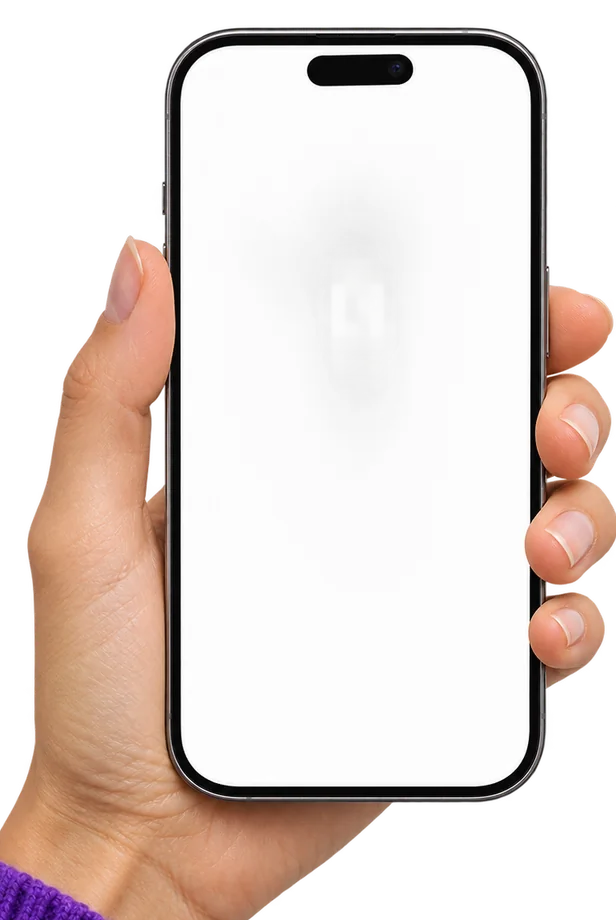
#> input picture src/components/landing/assets/mano-telefono.webp, 616 x 920 px, given in place of 01_cover_reference.png, which was not available
$ python build-template-assets.py ../src/components/landing/assets
#> lines starting #> are read from the running program, lines starting #| are printed output that depends on the picture
"""Builds the template photos shipped with the app from the design packages.

Usage: python3 scripts/build-template-assets.py /path/to/tpl
Writes WebP for the web preview (public/templates) and JPEG for the PDF (src/server/pdf/photos),
already cropped to the frame each template uses, so both renderers only need object-fit: cover.
"""
import os
import sys
from PIL import Image, ImageFile

ImageFile.LOAD_TRUNCATED_IMAGES = False
SRC = sys.argv[1] if len(sys.argv) > 1 else "/workspace/tpl"
ROOT = os.path.dirname(os.path.dirname(os.path.abspath(__file__)))
WEB = os.path.join(ROOT, "public", "templates")
PDF = os.path.join(ROOT, "src", "server", "pdf", "photos")

# (template, option, slot, source, aspect w/h, vertical anchor 0..1, horizontal anchor, pdf width px, web width px)
CE = "Corporate Executive/assets/covers"
EA = "Editorial Atelier/assets/photo_options/Editorial_Atelier_Immagini_HD"
SE = "Studio Editorial/assets"
BI = "Bold Impact/assets/covers"
JOBS = [
    ("corporate", "facciata", "cover", f"{CE}/Corporate_Executive_Covers_HD/01_cover_reference.png", 210 / 160, 1.0, 0.5, 1654, 1100),
    # The HD export of 02 arrived truncated: the original 1055 px render stands in for it.
    ("corporate", "ufficio", "cover", f"{CE}/Ufficio dirigenziale moderno al tramonto-1.png", 210 / 160, 0.75, 0.5, 1654, 1100),
    ("corporate", "boardroom", "cover", f"{CE}/Corporate_Executive_Covers_HD/03_boardroom.png", 210 / 160, 0.72, 0.5, 1654, 1100),
    ("corporate", "architettura", "cover", f"{CE}/Corporate_Executive_Covers_HD/04_corporate_architecture.png", 210 / 160, 0.6, 0.5, 1654, 1100),
    ("editorial", "villa", "cover", f"{EA}/01_reference_fedele/cover_villa.png", 210 / 231, 0.55, 0.5, 1654, 1100),
    ("editorial", "villa", "interior", f"{EA}/01_reference_fedele/interior_vaso.png", 1.26, 0.6, 0.5, 1200, 900),
    ("editorial", "arco", "cover", f"{EA}/02_alternativa_1/cover.png", 210 / 231, 0.5, 0.5, 1654, 1100),
    ("editorial", "arco", "interior", f"{EA}/02_alternativa_1/interior.png", 1.26, 0.6, 0.5, 1200, 900),
    ("editorial", "soggiorno", "cover", f"{EA}/03_alternativa_2/cover.png", 210 / 231, 0.5, 0.5, 1654, 1100),
    ("editorial", "soggiorno", "interior", f"{EA}/03_alternativa_2/interior.png", 1.26, 0.6, 0.5, 1200, 900),
    ("editorial", "salotto", "cover", f"{EA}/04_alternativa_3/cover.png", 210 / 231, 0.5, 0.5, 1654, 1100),
    ("editorial", "salotto", "interior", f"{EA}/04_alternativa_3/interior.png", 1.26, 0.6, 0.5, 1200, 900),
    ("studio", "archi", "cover", f"{SE}/cover_original_reference_crop.png", 210 / 117, 0.5, 0.5, 1654, 1100),
    ("studio", "blu", "cover", f"{SE}/cover_variant_1.png", 210 / 117, 1.0, 0.5, 1654, 1100),
    ("studio", "terracotta", "cover", f"{SE}/cover_variant_2.png", 210 / 117, 1.0, 0.5, 1654, 1100),
    ("studio", "salvia", "cover", f"{SE}/cover_variant_3.png", 210 / 117, 1.0, 0.5, 1654, 1100),
    ("bold", "aurora", "cover", f"{BI}/cover_abstract_01.png", 210 / 297, 0.5, 0.5, 1240, 900),
    ("bold", "eclissi", "cover", f"{BI}/cover_abstract_02.png", 210 / 297, 0.5, 0.5, 1240, 900),
    ("bold", "orizzonte", "cover", f"{BI}/cover_abstract_03.png", 210 / 297, 0.5, 0.5, 1240, 900),
]


def crop(image: Image.Image, aspect: float, vy: float, vx: float) -> Image.Image:
    w, h = image.size
    if w / h > aspect:
        nw = round(h * aspect)
        x = round((w - nw) * vx)
        return image.crop((x, 0, x + nw, h))
    nh = round(w / aspect)
    y = round((h - nh) * vy)
    return image.crop((0, y, w, y + nh))


def fit(image: Image.Image, width: int) -> Image.Image:
    if image.width <= width:
        return image
    return image.resize((width, round(image.height * width / image.width)), Image.LANCZOS)


for key, option, slot, source, aspect, vy, vx, pdf_w, web_w in JOBS:
    image = Image.open(os.path.join(SRC, source)).convert("RGB")
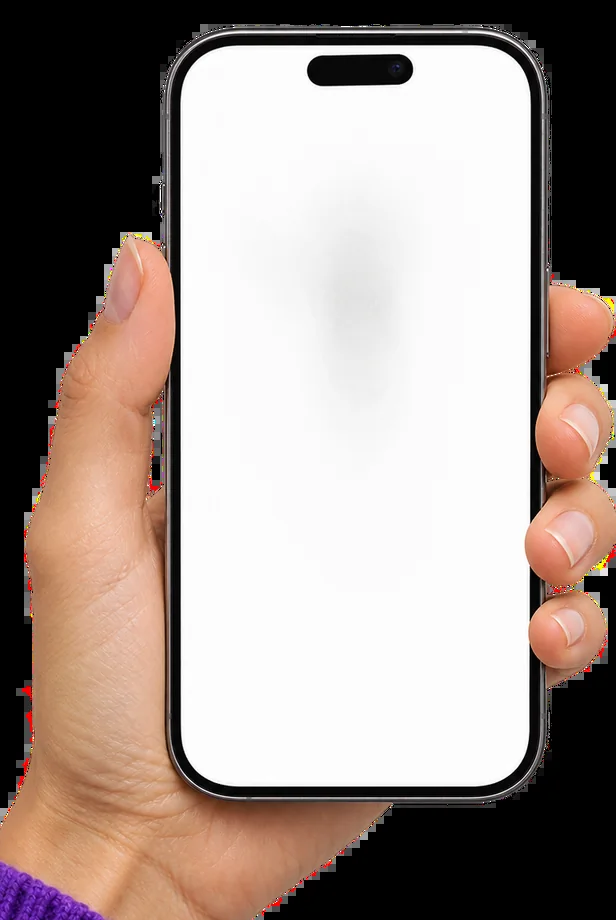
#> image: PIL image 616x920 RGB; mean R, G, B 162.9, 149.4, 143.2
    framed = crop(image, aspect, vy, vx)
#> in crop, `return image.crop((0, y, w, y + nh))`:
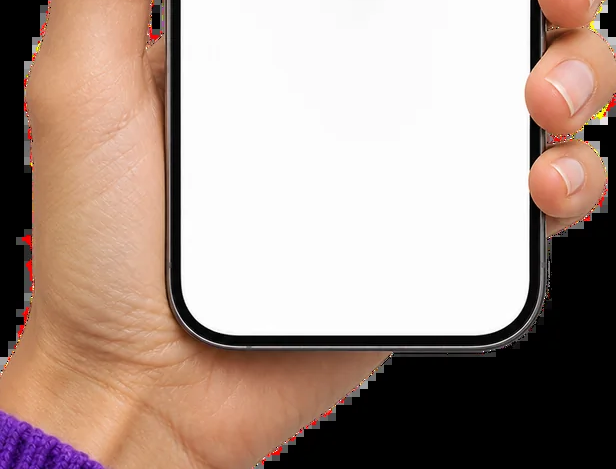
#> returned value: PIL image 616x469 RGB; mean R, G, B 174, 154.3, 145
    os.makedirs(os.path.join(WEB, key), exist_ok=True)
    os.makedirs(os.path.join(PDF, key), exist_ok=True)
    fit(framed, pdf_w).save(os.path.join(PDF, key, f"{option}-{slot}.jpg"), "JPEG", quality=82, optimize=True, progressive=True)
    fit(framed, web_w).save(os.path.join(WEB, key, f"{option}-{slot}.webp"), "WEBP", quality=78, method=6)
    if slot == "cover":
        fit(framed, 320).save(os.path.join(WEB, key, f"{option}-thumb.webp"), "WEBP", quality=72, method=6)
    print(key, option, slot, framed.size)
#| corporate facciata cover (616, 469)
#> pass 2 of the loop `for key, option, slot, source, aspect, vy, vx, pdf_w, web_w in JOBS:`:
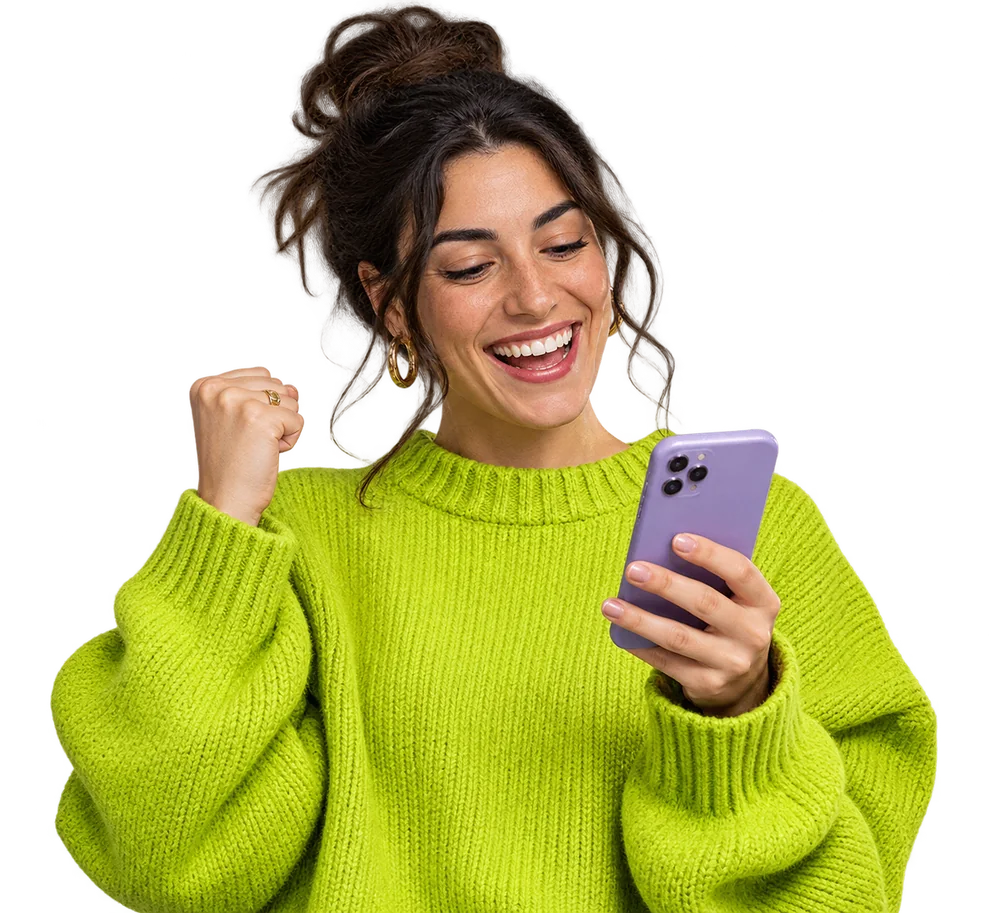
#> input picture src/components/landing/assets/persona-hero.webp, 1000 x 913 px, given in place of Ufficio dirigenziale moderno al tramonto-1.png, which was not available
#> `image = Image.open(os.path.join(SRC, source)).convert("RGB")`:
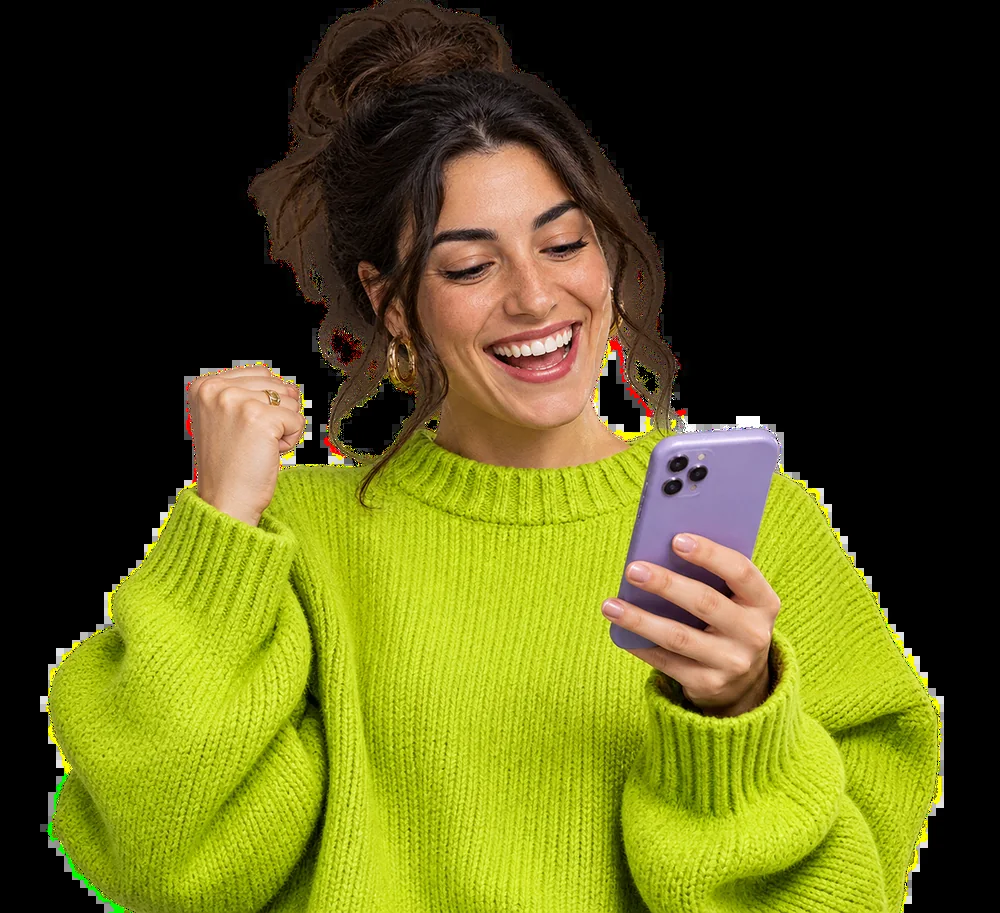
#> image: PIL image 1000x913 RGB; mean R, G, B 87.7, 87.6, 25
#> in crop (call 2), `return image.crop((0, y, w, y + nh))`:
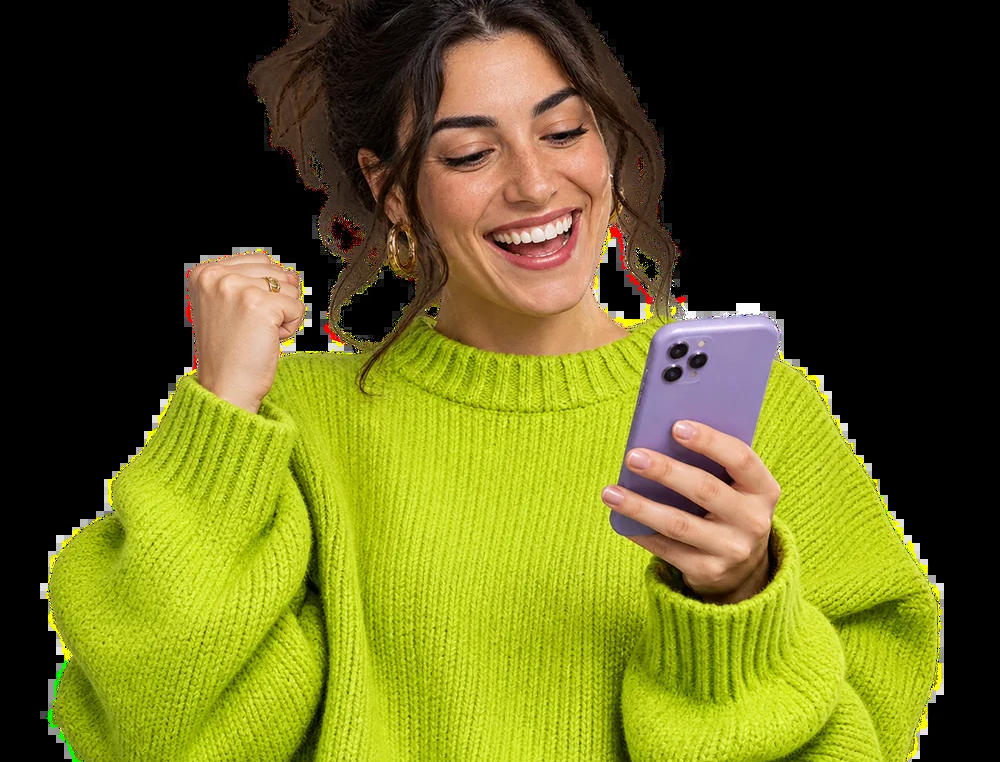
#> returned value: PIL image 1000x762 RGB; mean R, G, B 97.6, 97, 28.4
#| corporate ufficio cover (1000, 762)
#> (the run stopped early here; a loop or call above may not have finished)
